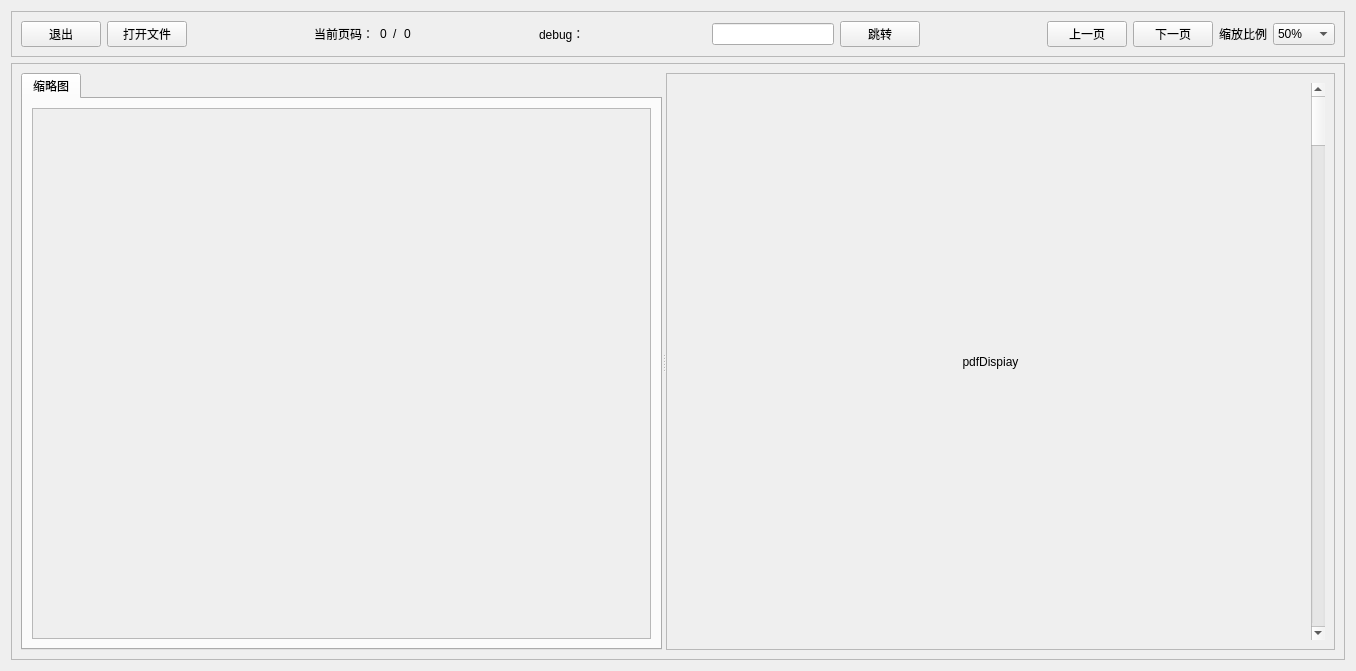
<?xml version="1.0" encoding="UTF-8"?>
<ui version="4.0">
 <class>zgnep_pdfView</class>
 <widget class="QWidget" name="zgnep_pdfView">
  <property name="geometry">
   <rect>
    <x>0</x>
    <y>0</y>
    <width>1356</width>
    <height>671</height>
   </rect>
  </property>
  <property name="windowTitle">
   <string>Form</string>
  </property>
  <layout class="QVBoxLayout" name="verticalLayout" stretch="0,12">
   <item>
    <widget class="QFrame" name="frame">
     <property name="frameShape">
      <enum>QFrame::StyledPanel</enum>
     </property>
     <property name="frameShadow">
      <enum>QFrame::Raised</enum>
     </property>
     <layout class="QGridLayout" name="gridLayout_4">
      <item row="0" column="6">
       <widget class="QLabel" name="labelPage">
        <property name="text">
         <string>0</string>
        </property>
       </widget>
      </item>
      <item row="0" column="10">
       <widget class="QLineEdit" name="lineEdit"/>
      </item>
      <item row="0" column="0">
       <widget class="QPushButton" name="btn_exit">
        <property name="text">
         <string>退出</string>
        </property>
       </widget>
      </item>
      <item row="0" column="4">
       <widget class="QLabel" name="labelIndex">
        <property name="text">
         <string>0</string>
        </property>
       </widget>
      </item>
      <item row="0" column="7">
       <spacer name="horizontalSpacer_3">
        <property name="orientation">
         <enum>Qt::Horizontal</enum>
        </property>
        <property name="sizeHint" stdset="0">
         <size>
          <width>40</width>
          <height>20</height>
         </size>
        </property>
       </spacer>
      </item>
      <item row="0" column="12">
       <spacer name="horizontalSpacer_2">
        <property name="orientation">
         <enum>Qt::Horizontal</enum>
        </property>
        <property name="sizeHint" stdset="0">
         <size>
          <width>40</width>
          <height>20</height>
         </size>
        </property>
       </spacer>
      </item>
      <item row="0" column="8">
       <widget class="QLabel" name="label_debug">
        <property name="text">
         <string>debug：</string>
        </property>
       </widget>
      </item>
      <item row="0" column="1">
       <widget class="QPushButton" name="btn_open">
        <property name="text">
         <string>打开文件</string>
        </property>
       </widget>
      </item>
      <item row="0" column="15">
       <layout class="QHBoxLayout" name="horizontalLayout">
        <item>
         <widget class="QLabel" name="label">
          <property name="text">
           <string>缩放比例</string>
          </property>
         </widget>
        </item>
        <item>
         <widget class="QComboBox" name="comboBox">
          <item>
           <property name="text">
            <string>50%</string>
           </property>
          </item>
          <item>
           <property name="text">
            <string>100%</string>
           </property>
          </item>
          <item>
           <property name="text">
            <string>200%</string>
           </property>
          </item>
          <item>
           <property name="text">
            <string>400%</string>
           </property>
          </item>
         </widget>
        </item>
       </layout>
      </item>
      <item row="0" column="11">
       <widget class="QPushButton" name="btn_jump">
        <property name="text">
         <string>跳转</string>
        </property>
       </widget>
      </item>
      <item row="0" column="13">
       <widget class="QPushButton" name="pushButton">
        <property name="text">
         <string>上一页</string>
        </property>
       </widget>
      </item>
      <item row="0" column="5">
       <widget class="QLabel" name="label_4">
        <property name="text">
         <string>/</string>
        </property>
       </widget>
      </item>
      <item row="0" column="14">
       <widget class="QPushButton" name="pushButton_2">
        <property name="text">
         <string>下一页</string>
        </property>
       </widget>
      </item>
      <item row="0" column="3">
       <widget class="QLabel" name="label_tips">
        <property name="text">
         <string>当前页码：</string>
        </property>
       </widget>
      </item>
      <item row="0" column="2">
       <spacer name="horizontalSpacer">
        <property name="orientation">
         <enum>Qt::Horizontal</enum>
        </property>
        <property name="sizeHint" stdset="0">
         <size>
          <width>40</width>
          <height>20</height>
         </size>
        </property>
       </spacer>
      </item>
      <item row="0" column="9">
       <spacer name="horizontalSpacer_4">
        <property name="orientation">
         <enum>Qt::Horizontal</enum>
        </property>
        <property name="sizeHint" stdset="0">
         <size>
          <width>80</width>
          <height>20</height>
         </size>
        </property>
       </spacer>
      </item>
     </layout>
    </widget>
   </item>
   <item>
    <widget class="QFrame" name="frame_2">
     <property name="frameShape">
      <enum>QFrame::StyledPanel</enum>
     </property>
     <property name="frameShadow">
      <enum>QFrame::Raised</enum>
     </property>
     <layout class="QGridLayout" name="gridLayout_2">
      <item row="0" column="0">
       <widget class="QSplitter" name="splitter">
        <property name="orientation">
         <enum>Qt::Horizontal</enum>
        </property>
        <widget class="QTabWidget" name="tabWidget">
         <property name="currentIndex">
          <number>0</number>
         </property>
         <widget class="QWidget" name="tab">
          <attribute name="title">
           <string>缩略图</string>
          </attribute>
          <layout class="QGridLayout" name="gridLayout_3">
           <item row="0" column="0">
            <widget class="QScrollArea" name="scrollArea_2">
             <property name="widgetResizable">
              <bool>true</bool>
             </property>
             <widget class="QWidget" name="scrollAreaWidgetContents_2">
              <property name="geometry">
               <rect>
                <x>0</x>
                <y>0</y>
                <width>563</width>
                <height>525</height>
               </rect>
              </property>
             </widget>
            </widget>
           </item>
          </layout>
         </widget>
        </widget>
        <widget class="QScrollArea" name="scrollArea">
         <property name="widgetResizable">
          <bool>true</bool>
         </property>
         <widget class="QWidget" name="scrollAreaWidgetContents">
          <property name="geometry">
           <rect>
            <x>0</x>
            <y>0</y>
            <width>725</width>
            <height>574</height>
           </rect>
          </property>
          <layout class="QGridLayout" name="gridLayout">
           <item row="0" column="0">
            <widget class="QLabel" name="label_pdf">
             <property name="text">
              <string>pdfDispiay</string>
             </property>
             <property name="alignment">
              <set>Qt::AlignCenter</set>
             </property>
            </widget>
           </item>
           <item row="0" column="1">
            <widget class="QScrollBar" name="verticalScrollBar">
             <property name="orientation">
              <enum>Qt::Vertical</enum>
             </property>
            </widget>
           </item>
          </layout>
         </widget>
        </widget>
       </widget>
      </item>
     </layout>
    </widget>
   </item>
  </layout>
 </widget>
 <resources/>
 <connections/>
</ui>
